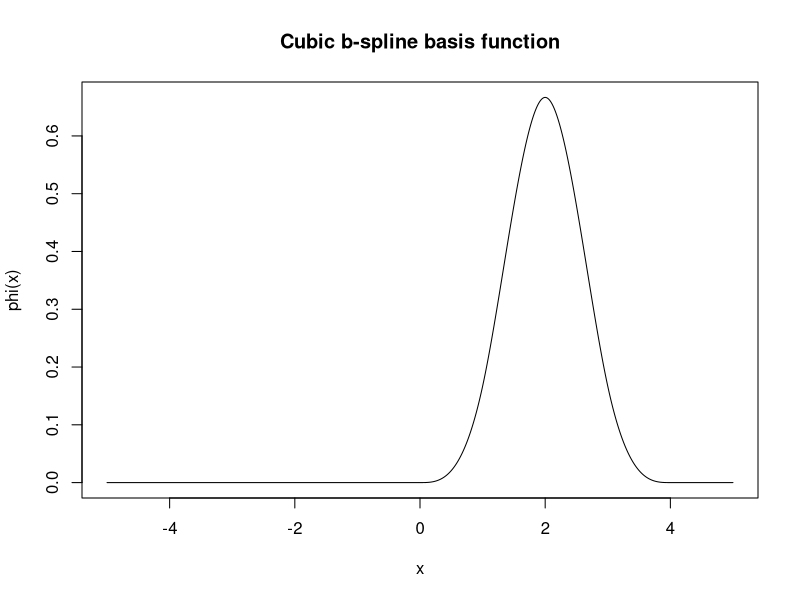

Generate this figure with R:
spline.polynomial <- function(x, knot.0, width){
  
  knots <- knot.0 + width * seq(0, 4)
  
	if (x >= knots[1] & x < knots[2]) {

		u <- (x-knots[1])/width
		y <- 1/6 * u^3 
	
	} else if (x >= knots[2] & x < knots[3]) {

		u <- (x-knots[2])/width
		y <- 1/6 * (1 + 3*u + 3*u^2 - 3*u^3)

	} else if (x >= knots[3] & x <= knots[4]) {

		u <- (x-knots[3])/width
		y <- 1/6 * (4 - 6*u^2 + 3*u^3)

	} else if (x >= knots[3] & x <= knots[5]) {

		u <- (x-knots[4])/width
		y <- 1/6 * (1 - 3*u + 3*u^2 - u^3)
	}

	else {
		y <- 0 
	}

	return(y)

}

phi <- function(x, knot.0=0.0, width=1.0) {
  
  y <- sapply(x, spline.polynomial, knot.0, width)
  
  return(y)
}

x <- seq(-5, 5, length=1e3)
basisfunctions.output <- phi(x, knot.0=0, width=1.0)
plot(x, basisfunctions.output, 
     xlab='x', ylab='phi(x)', type='l',
     main='Cubic b-spline basis function')

Phi <- function(x, knots, width=1.0){
  
  N <- length(x)
  K <- length(knots)
  
  basisfunctions.output <- matrix(0, nrow=K, ncol=N)
  
  for (k in 1:K){
    basisfunctions.output[k,] <- phi(x, knots[k], width=width)
  }
  
  return(basisfunctions.output)
  
}

spline.prior.samples <- function(x, knots, width, n.samples=5, ylims=NULL) {
  
  basisfunctions.output <- Phi(x, knots=knots, width=width)
  
 
  y <- matrix(0, nrow=n.samples, ncol=length(x))
  
  for (i in seq(n.samples)) {
    w <- rnorm(length(knots))
    y[i,] <- w %*% basisfunctions.output
  }
  
  if (is.null(ylims)) {
    # Try to get good limits for y-axis
    y.range.length <- max(y) - min(y)
    y.center <- min(y) + y.range.length/2
    ylims <- y.center + c(-1, 1) * y.range.length/2 * 1.1 
  }
  
  
  # Set up empty plot
  main.title = sprintf('%d random samples from noiseless cubic b-spline regression model: width = %2.2f', n.samples, width)
  plot(1, 1, xlab='x', ylab='y', type='n', xlim=range(x), ylim=ylims, main=main.title)
  
  for (i in seq(n.samples)) {
    lines(x, y[i,], type='l')
  }
  
  
}

x <- seq(-5, 5, length.out=1e4)
knots <- seq(-9, 4)

